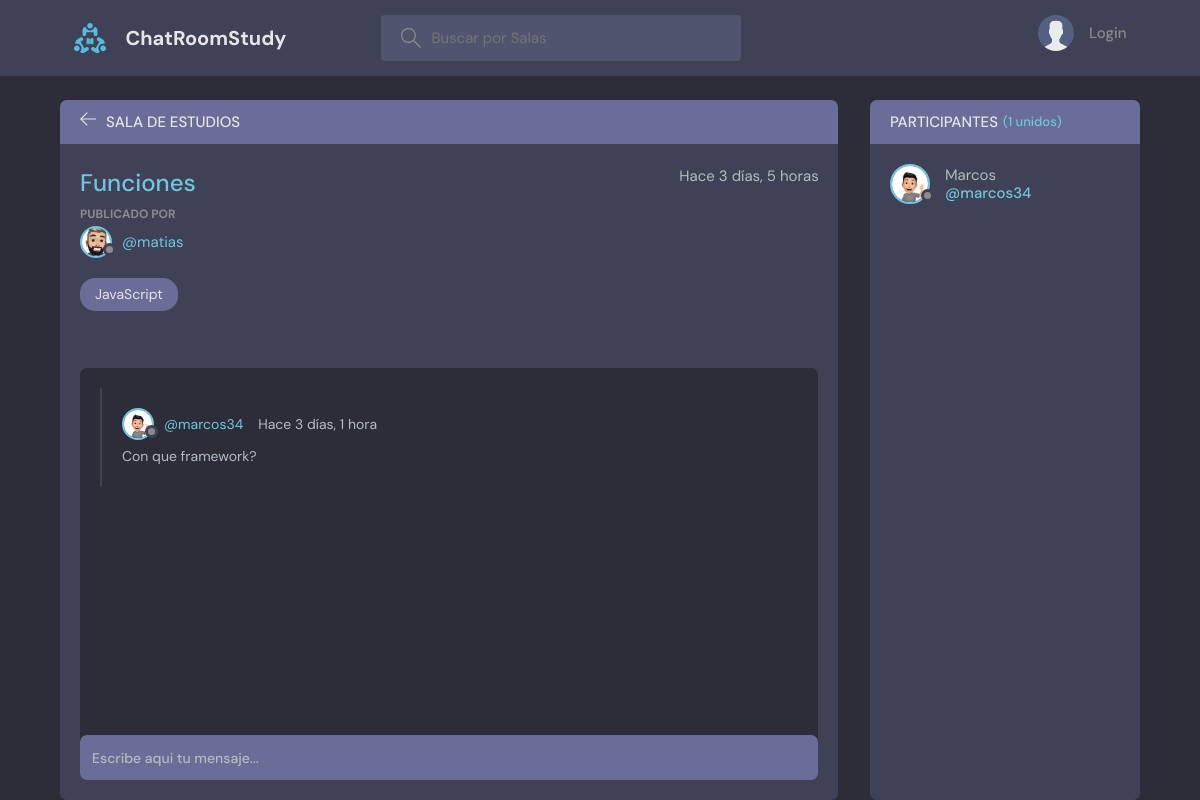
The app's page /room/11/, older data.
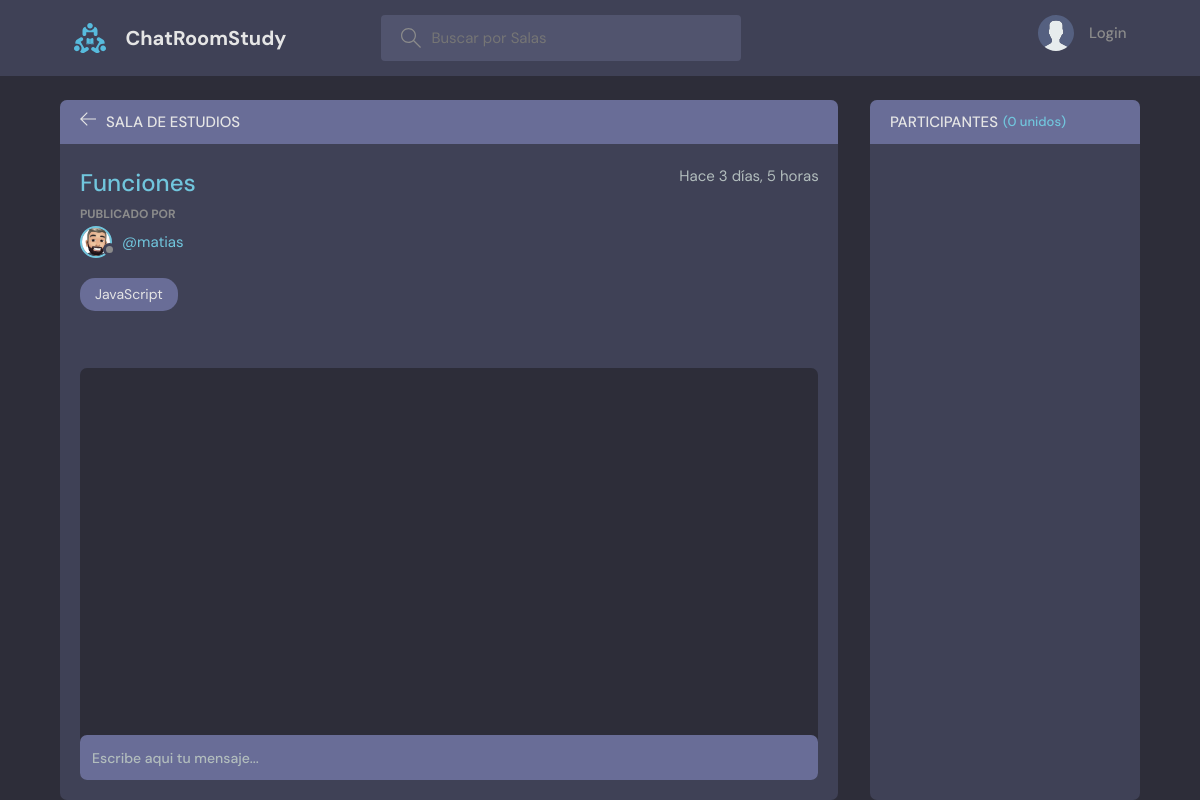
The same page, newer data.
### base/models.py (models this page shows, shortened)
class Room(models.Model):
    host = models.ForeignKey(User, on_delete=models.SET_NULL, null=True, verbose_name='Usuario')
    topic = models.ForeignKey(Topic, on_delete=models.CASCADE, null=True, verbose_name='Tema')
    name = models.CharField(max_length=200, verbose_name='Nombre')
    description = models.TextField(null=True, blank=True, verbose_name='Descripcion')
    participants = models.ManyToManyField(User, related_name='participants', blank=True, verbose_name='Participantes')
    updated = models.DateTimeField(auto_now=True, verbose_name='Actualizado')
    created = models.DateTimeField(auto_now_add=True, verbose_name='Creado')
    class Meta:
        verbose_name = 'Sala'
        verbose_name_plural = 'Salas'
        ordering = ['-updated', '-created']

class User(AbstractUser):
    name = models.CharField(max_length=200, null=True, verbose_name="Nombre")
    email = models.EmailField(unique=True, null=True)
    bio = models.TextField(null=True, verbose_name='Biografia')
    avatar = models.ImageField(null=True, default="avatar.svg")
    USERNAME_FIELD = 'email'
    REQUIRED_FIELDS = ['username']

class Topic(models.Model):
    name = models.CharField(max_length=200, verbose_name="Nombre")
    class Meta:
        verbose_name = 'Tema'
        verbose_name_plural = 'Temas'
    def __str__(self):
        return self.name

class Message(models.Model):
    user = models.ForeignKey(User, on_delete=models.CASCADE, verbose_name='Usuario')
    room = models.ForeignKey(Room, on_delete=models.CASCADE, verbose_name='Sala')
    body = models.TextField(verbose_name='Cuerpo del mensaje')
    updated = models.DateTimeField(auto_now=True, verbose_name='Actualizado')
    created = models.DateTimeField(auto_now_add=True, verbose_name='Creado')
    class Meta:
        verbose_name = 'Mensaje'
        verbose_name_plural = 'Mensajes'
        ordering = ['-updated', '-created']

### base/views.py (the view, shortened to what this page needs)
# urls.py: path('room/<str:pk>/', views.room, name="room"),
def room(request, pk):
    room = Room.objects.get(id=pk)
    room_messages = room.message_set.all()
    participants = room.participants.all()
    context = {'room': room, 'room_messages': room_messages,
               'participants': participants}
    return render(request, 'base/room.html', context)

### base/templates/base/room.html (shortened to what this page needs)
{% extends 'main.html' %}
{% block content %}
<main class="profile-page layout layout--2">
  <div class="container">
    <div class="room">
      <div class="room__top">
        <div class="room__topLeft">
          <a href="{% url 'home' %}">
            <svg version="1.1" xmlns="http://www.w3.org/2000/svg" width="32" height="32" viewBox="0 0 32 32">
              <title>arrow-left</title>
              <path
                d="M13.723 2.286l-13.723 13.714 13.719 13.714 1.616-1.611-10.96-10.96h27.625v-2.286h-27.625l10.965-10.965-1.616-1.607z">
              </path>
            </svg>
          </a>
          <h3>Sala de Estudios</h3>
        </div>
      </div>
      <div class="room__box scroll">
        <div class="room__header scroll">
          <div class="room__info">
            <h3>{{room.name}}</h3>
            <span>Hace {{room.created|timesince}}</span>
          </div>
          <div class="room__hosted">
            <p>Publicado por</p>
            <a href="{% url 'user-profile' room.host.id %}" class="room__author">
              <div class="avatar avatar--small">
                <img src="{{room.host.avatar.url}}" />
              </div>
              <span>@{{room.host.username}}</span>
            </a>
          </div>
          <span class="room__topics">{{room.topic}}</span>
        </div>
        <div class="room__conversation">
          <div class="threads scroll">
            {% for message in room_messages %}
            <div class="thread">
              <div class="thread__top">
                <div class="thread__author">
                  <a href="{% url 'user-profile' message.user.id %}" class="thread__authorInfo">
                    <div class="avatar avatar--small">
                      <img src="{{message.user.avatar.url}}" />
                    </div>
                    <span>@{{message.user.username}}</span>
                  </a>
                  <span class="thread__date">Hace {{message.created|timesince}}</span>
                </div>
              </div>
              <div class="thread__details">
                {{message.body}}
              </div>
            </div>
            {% endfor %}
          </div>
        </div>
      </div>
      <div class="room__message">
        <form action="" method="POST">
          <input name="body" placeholder="Escribe aqui tu mensaje..." />
        </form>
      </div>
    </div>
    <div class="participants">
      <h3 class="participants__top">Participantes <span>({{participants.count}} unidos)</span></h3>
      <div class="participants__list scroll">
        {% for user in participants %}
        <a href="{%  url 'user-profile' user.id %}" class="participant">
          <div class="avatar avatar--medium">
            <img src="{{user.avatar.url}}" />
          </div>
          <p>
            {{user.name}}
            <span>@{{user.username}}</span>
          </p>
        </a>
        {% endfor %}
      </div>
    </div>
  </div>
</main>
{% endblock content %}

### templates/main.html (shortened to what this page needs)
<!DOCTYPE html>
{% load static %}
<html lang="en">
<head>
    <link rel="stylesheet" href="{% static 'styles/style.css' %}" />
</head>
<body>
    {% include 'navbar.html' %}
    {% block content %}
    {% endblock %}
</body>
</html>

### templates/navbar.html (shortened to what this page needs)
{% load static %}
<header class="header header--loggedIn">
    <div class="container">
        <a href="{% url 'home' %}" class="header__logo">
            <img src="{% static 'images/logo.svg' %}" />
            <h1>ChatRoomStudy</h1>
        </a>
        <form class="header__search" method="GET" action="{% url 'home' %}">
            <label>
                <input name="q" placeholder="Buscar por Salas" />
            </label>
        </form>
        <nav class="header__menu">
            {% if request.user.is_authenticated %}
            <div class="header__user">
                <a href="{% url 'update-user' %}">
                    <div class="avatar avatar--medium active">
                        <img src="{{request.user.avatar.url}}" />
                    </div>
                    <p>{{request.user.username}} <span>@{{request.user.username}}</span></p>
                </a>
                <button class="dropdown-button">
                    <svg version="1.1" xmlns="http://www.w3.org/2000/svg" width="32" height="32" viewBox="0 0 32 32">
                        <title>chevron-down</title>
                        <path d="M16 21l-13-13h-3l16 16 16-16h-3l-13 13z"></path>
                    </svg>
                </button>
            </div>
            {% else %}
            <a href="{% url 'login' %}">
                <img src="{% static 'images/avatar.svg' %}" />
                <p>Login</p>
            </a>
            {% endif %}
        </nav>
    </div>
</header>

Row changes from the older to the newer data that the page shows:
removed Message: user.avatar (picture), user.username "marcos34", created "3 días, 1 hora", body "Con que framework?"
removed User: avatar (picture), name "Marcos", username "marcos34"
Text that changed along with them:
{{ participants.count }}: "1" → "0"
